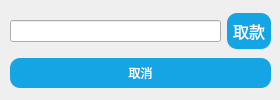
<?xml version="1.0" encoding="UTF-8"?>
<ui version="4.0">
 <class>WithdrawDialog</class>
 <widget class="QDialog" name="WithdrawDialog">
  <property name="geometry">
   <rect>
    <x>0</x>
    <y>0</y>
    <width>280</width>
    <height>100</height>
   </rect>
  </property>
  <property name="windowTitle">
   <string>Dialog</string>
  </property>
  <widget class="QWidget" name="layoutWidget">
   <property name="geometry">
    <rect>
     <x>10</x>
     <y>10</y>
     <width>261</width>
     <height>81</height>
    </rect>
   </property>
   <layout class="QVBoxLayout" name="verticalLayout">
    <item>
     <layout class="QHBoxLayout" name="horizontalLayout">
      <item>
       <widget class="QLineEdit" name="withdrawLineEdit">
        <property name="font">
         <font>
          <weight>75</weight>
          <bold>true</bold>
         </font>
        </property>
        <property name="styleSheet">
         <string notr="true"/>
        </property>
       </widget>
      </item>
      <item>
       <widget class="QPushButton" name="withdrawButton">
        <property name="font">
         <font>
          <family>Adobe Arabic</family>
          <pointsize>12</pointsize>
         </font>
        </property>
        <property name="styleSheet">
         <string notr="true">color: white;
background-color: rgb(22, 165, 228);
border-style: outset;
padding: 6px;
border-radius: 10px;</string>
        </property>
        <property name="text">
         <string>取款</string>
        </property>
       </widget>
      </item>
     </layout>
    </item>
    <item>
     <widget class="QPushButton" name="cancelButton">
      <property name="styleSheet">
       <string notr="true">color: white;
background-color: rgb(22, 165, 228);
border-style: outset;
padding: 6px;
border-radius: 10px;</string>
      </property>
      <property name="text">
       <string>取消</string>
      </property>
     </widget>
    </item>
   </layout>
  </widget>
 </widget>
 <resources/>
 <connections/>
</ui>
